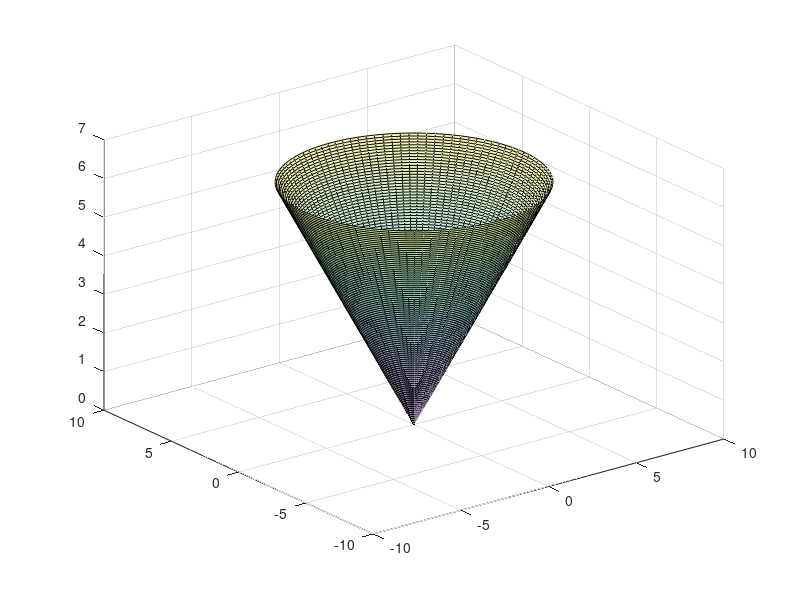

This chart was generated by the following MATLAB code: (Note: this script raises an error after producing the figure.)
r = linspace(0, 2 * pi) ;
th = linspace(0, 2 * pi) ;
[R,T] = meshgrid(r, th) ;
% Stozec:
X = R.*cos(T);
Y = R.*sin(T);
Z = R;
S = surf(X, Y, Z, 'FaceAlpha', 0.3);
S.EdgeColor = 'none';
hold on;
%Ravnina w = 1:
s = surf(X, Y, ones(100, 100), 'FaceAlpha', 0.3);
s.EdgeColor = 'none';
hold on;
% Kroznica na stozcu: 
%x_s = 3.*cos(T);
%y_s = 3.*sin(T);
%z_s = 3.* ones(100, 100);
%surf(x_s, y_s, z_s);
% Kroznica na ravnini w = 1:
x_1 = 1.*cos(T);
y_1 = 1.*sin(T);
z_1 = ones(100, 100);
surf(x_1, y_1, z_1, 'LineWidth', 1.2);